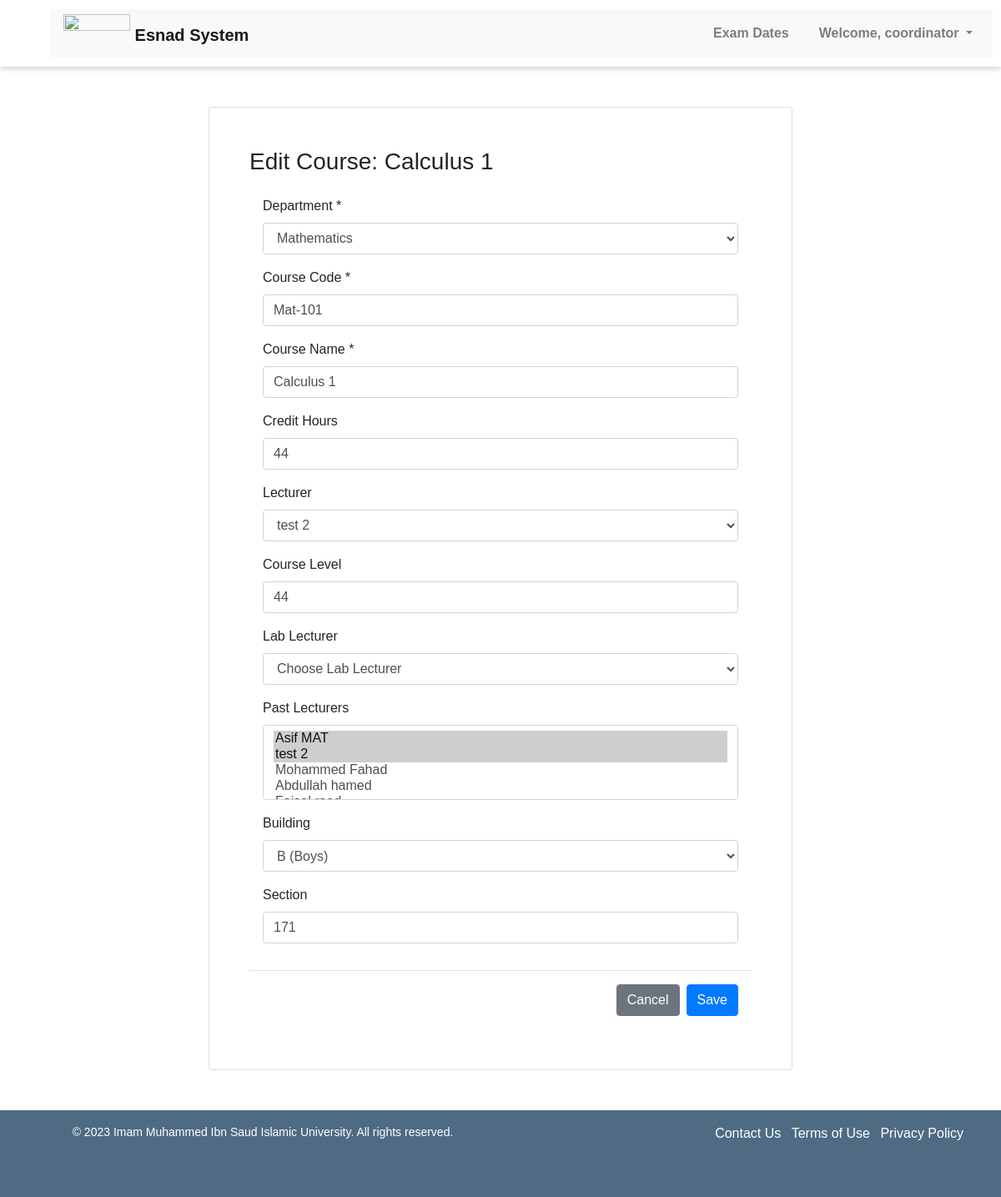
Screenshot of /edit-course/1 (signed in) with the database file from the repository.
### pages/models.py (models this page shows, shortened)
class Course(models.Model):
    course_code = models.CharField(max_length=100)
    course_name = models.CharField(max_length=100)
    credit_hours = models.PositiveIntegerField(null=True)
    course_lecturer = models.ForeignKey('Lecturer', on_delete=models.SET_NULL, null=True, related_name='courses_taught')
    course_level = models.PositiveIntegerField(null=True)
    course_lab_lecturer = models.ForeignKey('Lecturer', on_delete=models.SET_NULL, null=True, blank=True, related_name='lab_courses_taught')
    course_past_lecturers = models.ManyToManyField('Lecturer', related_name='past_courses', blank=True)
    course_time = models.TimeField(null=True, blank=True)
    course_day = models.CharField(max_length=1, choices=DAYS_OF_WEEK, null=True, blank=True)
    course_department = models.ForeignKey('Department', on_delete=models.SET_NULL, null=True, blank=True)
    course_building = models.CharField(max_length=100, blank=True)
    course_section = models.CharField(max_length=100, blank=True)

class Department(models.Model):
    department_name = models.CharField(max_length=100)
    department_code = models.CharField(max_length=100, blank=True)

class Lecturer(models.Model):
    lecturer_user = models.OneToOneField(User, on_delete=models.CASCADE, null=True)
    lecturer_name = models.CharField(max_length=100)
    lecturer_email = models.EmailField(validators=[EmailValidator()])
    phone_regex = RegexValidator(
        regex=r'^\+?1?\d{10}$',
        message="Phone number must be entered in the format: '+999999999'. Up to 15 digits allowed.",
    )
    lecturer_number = models.CharField(validators=[phone_regex], max_length=17)
    GENDER_CHOICES = (
        ('M', 'Male'),
        ('F', 'Female')
    )
    lecturer_gender = models.CharField(max_length=1, choices=GENDER_CHOICES)
    TEACHER_TYPE_CHOICES = (
        ('L', 'Laboratory'),
        ('T', 'Theory')
    )
    lecturer_type = models.CharField(max_length=1, choices=TEACHER_TYPE_CHOICES)
    lecturer_past_courses = models.ManyToManyField('Course', related_name='past_lecturers', blank=True)
    lecturer_rating = models.FloatField(default=0.0)
    lecturer_department = models.ForeignKey('Department', on_delete=models.SET_NULL, null=True, blank=True)

### pages/views.py (the view, shortened to what this page needs)
# urls.py: path('edit-course/<int:course_id>', views.edit_course, name='edit_course'),
@login_required(login_url='login')
def edit_course(request, course_id):
    course = Course.objects.get(id=course_id)
    lecturers = Lecturer.objects.all()
    departments = Department.objects.all()
    return render(request, 'edit_course.html', {'course': course, 'lecturers': lecturers, 'departments': departments})

### pages/context_processors.py (called while the page is built)
def get_user_groups(request):
    if request.user.is_authenticated:
        groups = request.user.groups.all()
        for group in groups:
            if group.name == 'Coordinators':
                return {'get_user_groups': True}
    return {'get_user_groups': False}

### pages/templates/edit_course.html (shortened to what this page needs)
{% extends 'base.html' %}
{% block content %}
<div class="d-flex justify-content-center">
    <div class="mt-5 card p-5" style="width: 100%; max-width: 700px">
        <h3>
            Edit Course: {{ course.course_name }}
        </h3>
        <form method="POST" action="{% url 'edit_course' course.id %}">
            <div class="modal-body">
                <div class="form-group">
                    <label for="department">Department *</label>
                    <select required name="course_department" class="form-control" id="department">
                        {% for department in departments %}
                            <option value="{{ department.id }}" {% if course.course_department == department %} selected {% endif %}
                            >{{ department.department_name }}</option>
                        {% endfor %}
                    </select>
                </div>
                <div class="form-group">
                    <label for="code">Course Code *</label>
                    <input required name="course_code" type="text" class="form-control" id="code" placeholder="Enter Course Code" value="{{ course.course_code }}">
                </div>
                <div class="form-group">
                    <label for="name">Course Name *</label>
                    <input required name="course_name" type="text" class="form-control" id="name" placeholder="Enter Course Name" value="{{ course.course_name }}">
                </div>
                <div class="form-group">
                    <label for="credit">Credit Hours</label>
                    <input name="credit_hours" type="number" class="form-control" id="credit" placeholder="Enter Credit Hours" value="{{ course.credit_hours }}">
                </div>
                <div class="form-group">
                    <label for="lecturer">Lecturer</label>
                    <select name="course_lecturer" class="form-control" id="lecturer">
                        {% for lecturer in lecturers %}
                            <option value="{{ lecturer.id }}" {% if course.course_lecturer == lecturer %} selected {% endif %}
                            >{{ lecturer.lecturer_name }}</option>
                        {% endfor %}
                    </select>
                </div>
                <div class="form-group">
                    <label for="level">Course Level</label>
                    <input name="course_level" type="number" class="form-control" id="level" placeholder="Enter Course Level" value="{{ course.course_level }}">
                </div>
                <div class="form-group">
                    <label for="lab">Lab Lecturer</label>
                    <select name="course_lab_lecturer" class="form-control" id="lab">
                        <option value="">Choose Lab Lecturer</option>
                    </select>
                </div>
                <div class="form-group">
                    <label for="past">Past Lecturers</label>
                    <select name="course_past_lecturers" multiple class="form-control" id="past">
                        {% for lecturer in lecturers %}
                            <option value="{{ lecturer.id }}" {% if lecturer in course.course_past_lecturers.all %} selected {% endif %}
                            >{{ lecturer.lecturer_name }}</option>
                        {% endfor %}
                    </select>
                </div>
                <div class="form-group">
                    <label for="building">Building</label>
                    <select required name="course_building" class="form-control" id="building">
                        <option value="B" {% if course.course_building == 'B' %} selected {% endif %}>B (Boys)</option>
                    </select>
                </div>
                <div class="form-group">
                    <label for="section">Section</label>
                    <input name="course_section" type="text" class="form-control" id="section" placeholder="Enter Section" value="{{ course.course_section }}">
                </div>
            </div>
            <div class="modal-footer">
            <a href="{% url 'courses' %}" class="btn btn-secondary">Cancel</a>
            <button type="submit" class="btn btn-primary">Save </button>
            </div>
        </form>
    </div>
</div>
{% endblock %}

### pages/templates/header.html (shortened to what this page needs)
{% load static %}
<!DOCTYPE html>
<html lang="en">
<head>
    <link rel="stylesheet" href="{% static 'headfoot.css' %}">
    <link rel="stylesheet" href="https://maxcdn.bootstrapcdn.com/bootstrap/4.5.2/css/bootstrap.min.css">
</head>
<body>
    <header>
        <nav class="navbar navbar-expand-lg navbar-light bg-light">
            <a class="navbar-brand pt-2" href="{% url 'landing' %}">
                <img src="{% static 'images/logo.png' %}" style="margin-top: -12px;" width="80" class="d-inline-block align-top" alt="">
                <span>Esnad System</span>
            </a>
            {% if user.is_authenticated %}
                <div class="collapse navbar-collapse" id="navbarNav">
                    <ul class="navbar-nav ml-auto">
                        {% if user.is_superuser %}
                            <li class="nav-item">
                                <a class="nav-link" href="{% url 'exam_dates' %}">Exam Dates</a>
                            </li>
                            {% comment %} check if user is in Lecturers group {% endcomment %}
                        {% elif get_user_groups %}
                            <li class="nav-item">
                                <a class="nav-link" href="{% url 'exam_dates' %}">Exam Dates</a>
                            </li>
                        {% endif %}
                        {% if user.is_authenticated %}
                        <li class="nav-item dropdown">
                            <a class="nav-link dropdown-toggle" href="#" id="navbarDropdown" role="button" data-toggle="dropdown"
                                aria-haspopup="true" aria-expanded="false">
                                Welcome, {{ user.username }}
                            </a>
                        </li>
                        {% else %}
                        <li class="nav-item">
                            <a class="nav-link btn btn-sm btn-secondary px-4 text-white" href="{% url 'login' %}">Log In</a>
                        </li>
                        {% endif %}
                    </ul>
                </div>
            {% endif %}
        </nav>
    </header>
</body>
</html>

### pages/static/myfirst.css (style rules this page uses)
body.base { font-family: Arial, sans-serif; margin: 0; padding: 0; }
body.base header { display: flex; flex-direction: row; justify-content: space-between; align-items: center; padding: 10px; box-shadow: 0 3px 6px rgba(0, 0, 0, 0.16); height: 80px; }
body.base nav { flex: 1; margin-left: 50px; }
body.base nav ul { display: flex; flex-direction: row; justify-content: flex-end; align-items: center; list-style-type: none; margin: 0; padding: 0; }
body.base nav li { margin-left: 20px; }
body.base nav a { color: #000; text-decoration: none; font-weight: bold; }

### pages/static/headfoot.css (style rules this page uses)
header { display: flex; flex-direction: row; justify-content: space-between; align-items: center; height: 20%; background-color: #fff; padding: 10px; box-shadow: 0 3px 6px rgba(0, 0, 0, 0.16); }
.logo-left img, .logo-right img, .navbar-brand img { height: 100%; }
nav { flex: 1; margin-left: 50px; }
nav ul { display: flex; flex-direction: row; justify-content: flex-end; align-items: center; list-style-type: none; margin: 0; padding: 0; }
nav li { margin-left: 20px; }
nav a { color: #000; text-decoration: none; font-weight: bold; }

### rows the page displays
Course: course_name "Calculus 1", course_department "Mathematics", course_code "Mat-101", credit_hours "44", course_lecturer "test 2", course_level "44", course_past_lecturers "Asif MAT ☑ / test 2 ☑ / Mohammed Fahad / Abdullah hamed", course_building "B (Boys)", course_section "171"

### other values shown
{{ user.username }} "coordinator"
